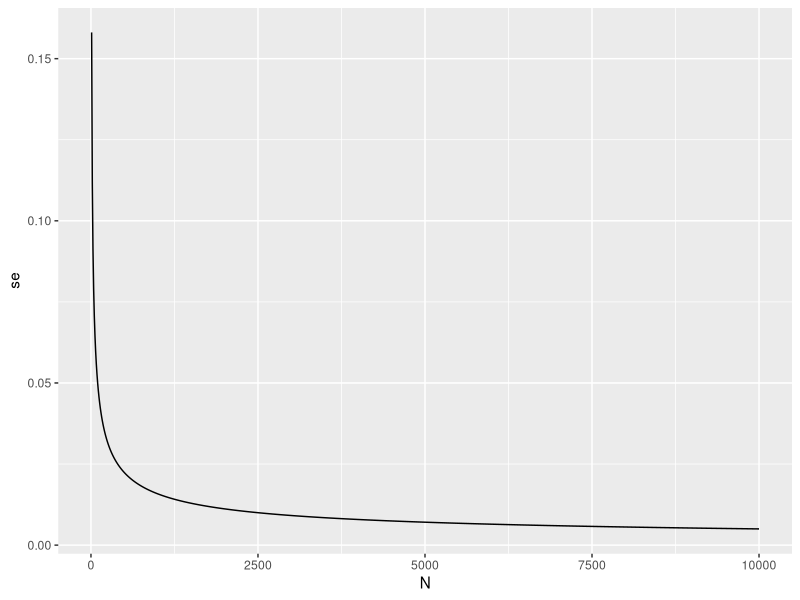
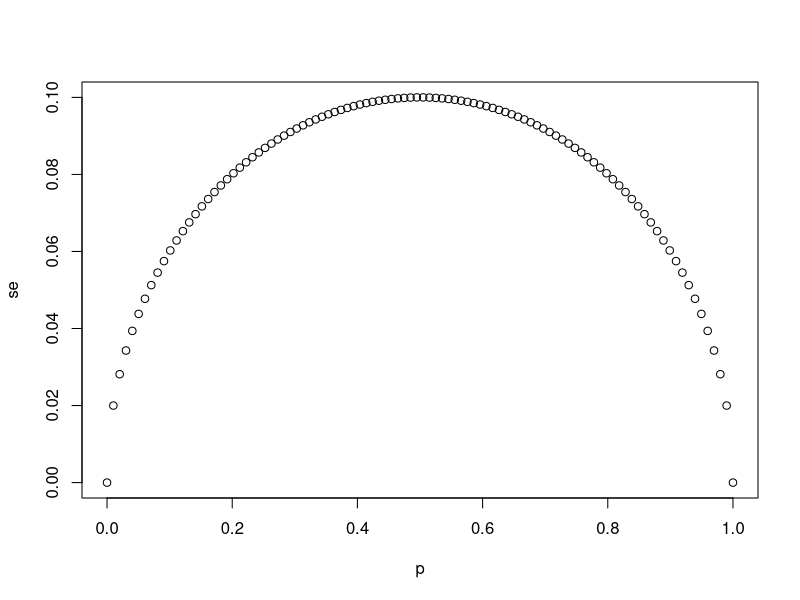
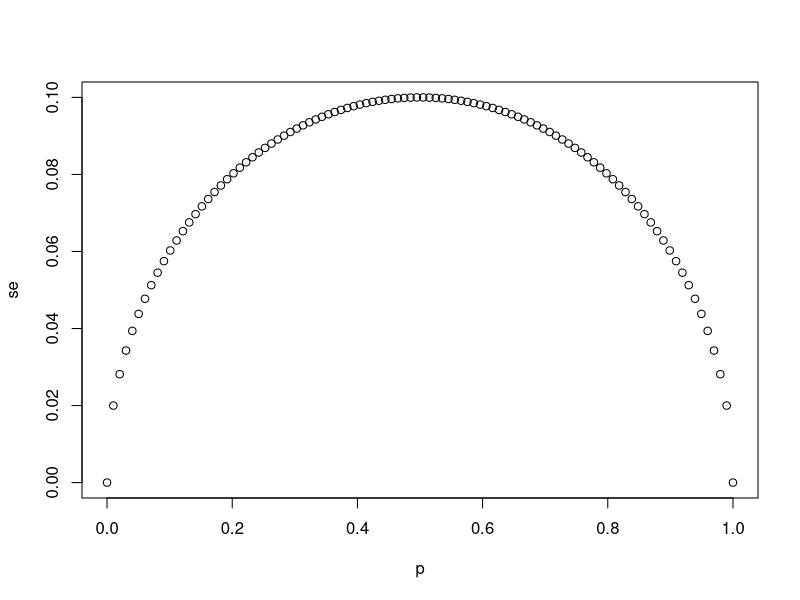
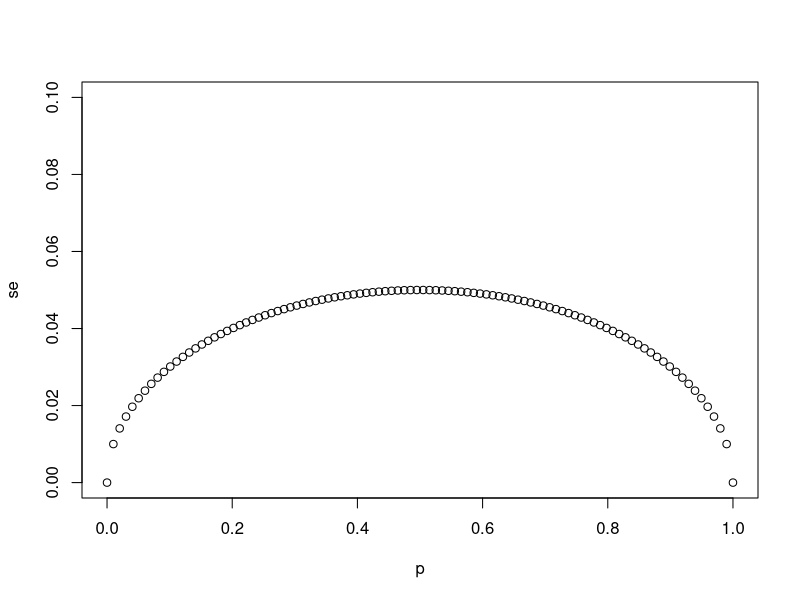
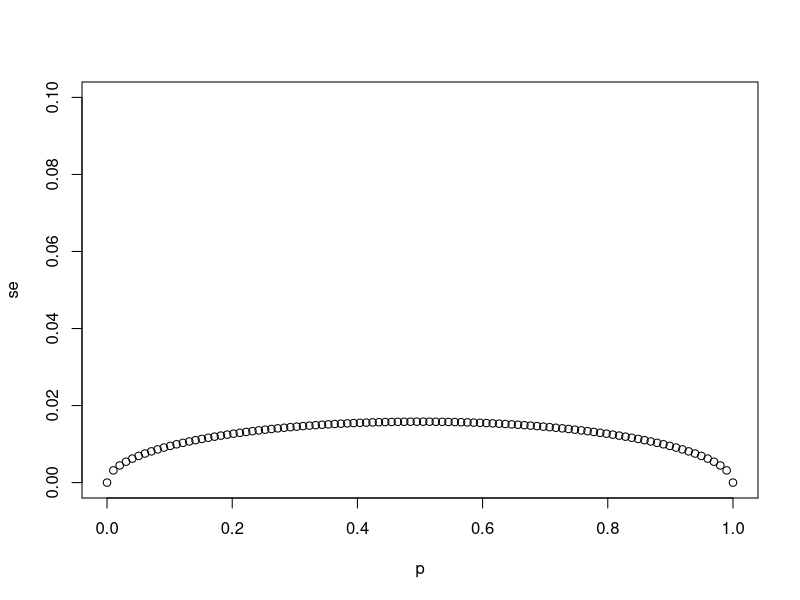
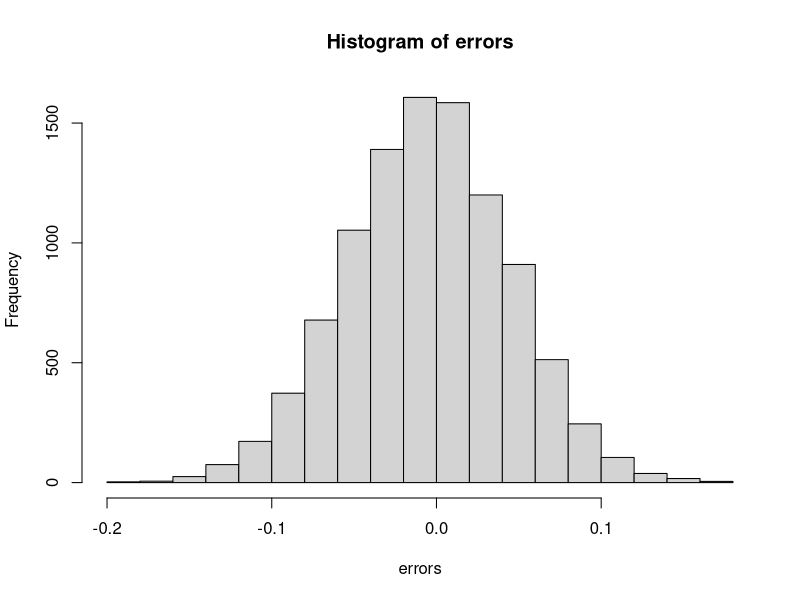
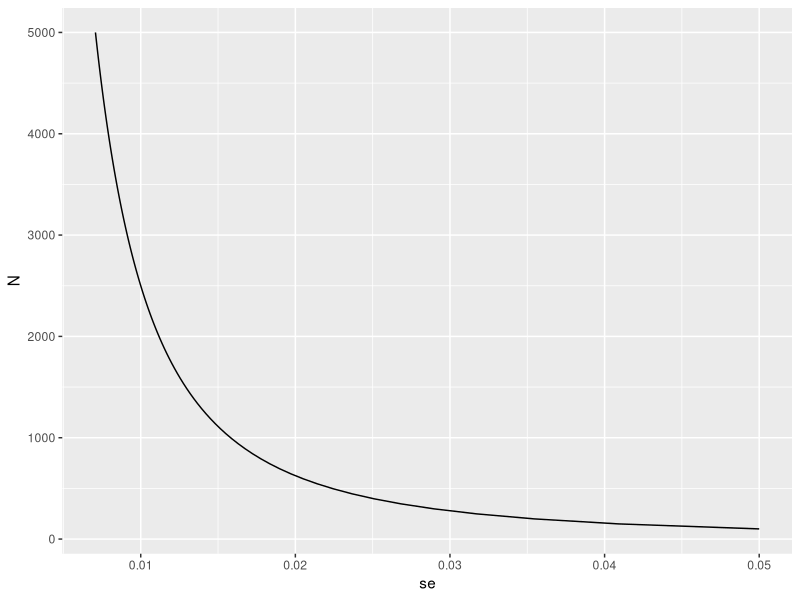
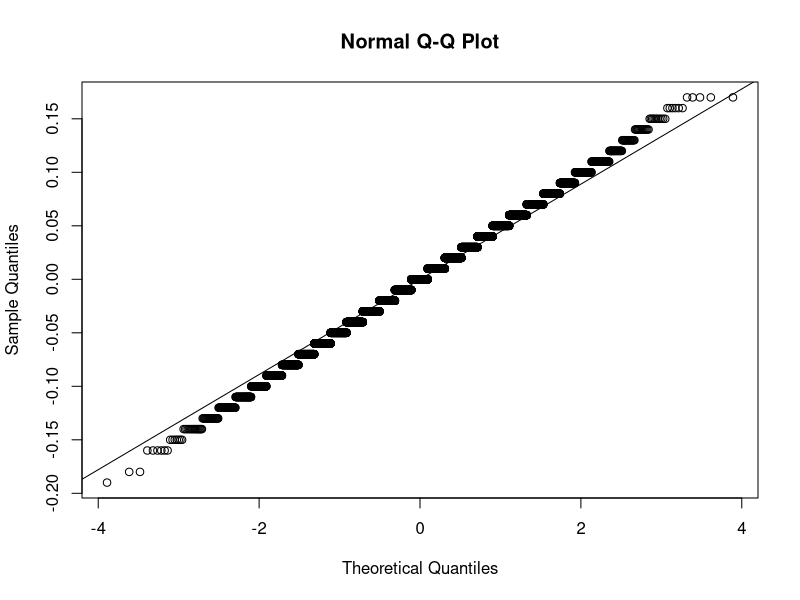

These figures' R source, in order:
## ---- chunk 1
set.seed(123)
N <- 25
draw_res <- sample(c(0,1), N, replace = T)
sum_draw_res <- sum(draw_res)
X_avg <- sum_draw_res / N
X_avg
## ---- chunk 2
library(ggplot2)

p <- 0.51
Ns <- seq(10,10000, 10)
se_values <- sapply(Ns, function(N){
  sqrt(p*(1-p)/N)
})

se_df <- data.frame(se = se_values, N = Ns)

ggplot(se_df, aes(x = N, y = se))+
  geom_line()
## ---- chunk 3
sqrt(p*(1-p))/sqrt(1000)
## ---- chunk 4
# `N` represents the number of people polled
N <- 25

# Create a variable `p` that contains 100 proportions ranging from 0 to 1 using the `seq` function
p <- seq(0,1, length = 100)

# Create a variable `se` that contains the standard error of each sample average
se <- sqrt(p * (1 - p)/N)

# Plot `p` on the x-axis and `se` on the y-axis
plot(p,se)
## ---- chunk 5
# The vector `p` contains 100 proportions of Democrats ranging from 0 to 1 using the `seq` function
p <- seq(0, 1, length = 100)

# The vector `sample_sizes` contains the three sample sizes
sample_sizes <- c(25, 100, 1000)

# Write a for-loop that calculates the standard error `se` for every value of `p` for each of the three samples sizes `N` in the vector `sample_sizes`. Plot the three graphs, using the `ylim` argument to standardize the y-axis across all three plots.
for(N in sample_sizes){
  se <- sqrt(p*(1-p)/N)
  plot(p, se, ylim = c(0,0.5/sqrt(25)))
}
## ---- chunk 6
# `N` represents the number of people polled
N <- 25

# `p` represents the proportion of Democratic voters
p <- 0.45

# Calculate the standard error of the spread. Print this value to the console.
#SE[^X - (1 - ^X)] = SE[2^X -1] = 2SE[^X] = 2sqrt(p(1-p)/N)

2*sqrt(p*(1-p)/N)
## ---- chunk 7
x_hat <- 0.48
se <- sqrt(x_hat*(1-x_hat)/25)
se
## ---- chunk 8
pnorm(0.01/se) - pnorm(-0.01/se)
## ---- chunk 9
1.96*se
## ---- chunk 10
pnorm(1.96) - pnorm(-1.96)
## ---- chunk 11
B <- 10000
N <- 1000
x_hat <- replicate(B, {
  x <- sample(c(0,1), size = N, replace = TRUE, prob = c(1-p, p))
  mean(x)
})
## ---- chunk 12
p <- 0.45
N <- 1000

x <- sample(c(0,1), size = N, replace = TRUE, prob = c(1-p, p))
x_hat <- mean(x)

## ---- chunk 13
B <- 10000
x_hat <- replicate(B, {
  x <- sample(c(0,1), size = N, replace = TRUE, prob = c(1-p, p))
  mean(x)
})

mean(x_hat)
sd(x_hat)
## ---- chunk 14
# Write a function called `take_sample` that takes `p` and `N` as arguements and returns the average value of a randomly sampled population.
take_sample <- function(p, N){
  draws <- sample(c(1,0), size = N, replace = T, prob = c(p,1-p))
  mean(draws)
}


# Use the `set.seed` function to make sure your answer matches the expected result after random sampling
set.seed(1)

# Define `p` as the proportion of Democrats in the population being polled
p <- 0.45

# Define `N` as the number of people polled
N <- 100

# Call the `take_sample` function to determine the sample average of `N` randomly selected people from a population containing a proportion of Democrats equal to `p`. Print this value to the console.
take_sample(p,N)
## ---- chunk 15
# Define `p` as the proportion of Democrats in the population being polled
p <- 0.45

# Define `N` as the number of people polled
N <- 100

# The variable `B` specifies the number of times we want the sample to be replicated
B <- 10000

# Use the `set.seed` function to make sure your answer matches the expected result after random sampling
set.seed(1)

# Create an objected called `errors` that replicates subtracting the result of the `take_sample` function from `p` for `B` replications
errors <- replicate(B, p - take_sample(p, N))

# Calculate the mean of the errors. Print this value to the console.
mean(errors)
## ---- chunk 16
mean(errors)
hist(errors)
## ---- chunk 17
# Define `p` as the proportion of Democrats in the population being polled
p <- 0.45

# Define `N` as the number of people polled
N <- 100

# The variable `B` specifies the number of times we want the sample to be replicated
B <- 10000

# Use the `set.seed` function to make sure your answer matches the expected result after random sampling
set.seed(1)

# We generated `errors` by subtracting the estimate from the actual proportion of Democratic voters
errors <- replicate(B, p - take_sample(p, N))

# Calculate the mean of the absolute value of each simulated error. Print this value to the console.
mean(abs(errors))
## ---- chunk 18
# Define `p` as the proportion of Democrats in the population being polled
p <- 0.45

# Define `N` as the number of people polled
N <- 100

# The variable `B` specifies the number of times we want the sample to be replicated
B <- 10000

# Use the `set.seed` function to make sure your answer matches the expected result after random sampling
set.seed(1)

# We generated `errors` by subtracting the estimate from the actual proportion of Democratic voters
errors <- replicate(B, p - take_sample(p, N))

# Calculate the standard deviation of `errors`
sqrt(mean(errors^2))
## ---- chunk 19
# Define `p` as the expected value equal to 0.45
p <- 0.45

# Define `N` as the sample size
N <- 100

# Calculate the standard error
se <- sqrt(p*(1-p)/N)
se
## ---- chunk 20
# Define `p` as a proportion of Democratic voters to simulate
p <- 0.45

# Define `N` as the sample size
N <- 100

# Use the `set.seed` function to make sure your answer matches the expected result after random sampling
set.seed(1)

# Define `X` as a random sample of `N` voters with a probability of picking a Democrat ('1') equal to `p`
X <- sample(c(1,0), replace = T, size = N, prob = c(p,1-p))

# Define `X_bar` as the average sampled proportion
X_bar <- mean(X)

# Calculate the standard error of the estimate. Print the result to the console.
se <- sqrt(X_bar*(1-X_bar)/N)
se
## ---- chunk 21
N <- seq(100, 5000, len = 100)
p <- 0.5
se <- sqrt(p*(1-p)/N)

ggplot(data.frame(se, N), aes(x = se, y = N))+geom_line()
## ---- chunk 22
qqnorm(errors)
qqline(errors)
## ---- chunk 23
p <- 0.45
N <- 100
1 - pnorm(0.5, p, sqrt(p*(1-p)/N))
## ---- chunk 24
N <-100
X_hat <- 0.51
se_hat <- sqrt(X_hat*(1-X_hat)/N)
1 - pnorm(.01, 0, se_hat) + pnorm(-0.01, 0, se_hat)
## ---- chunk 25
p <- 0.45
N <- 1000

set.seed(123)
x <- sample(c(0, 1), size = N, replace = TRUE, prob = c(1-p, p))
x_hat <- mean(x)
se_hat <- sqrt(x_hat * (1 - x_hat) / N)
c(x_hat - 1.96 * se_hat, x_hat + 1.96 * se_hat)

set.seed(189)
x <- sample(c(0, 1), size = N, replace = TRUE, prob = c(1-p, p))
x_hat <- mean(x)
se_hat <- sqrt(x_hat * (1 - x_hat) / N)
c(x_hat - 1.96 * se_hat, x_hat + 1.96 * se_hat)
## ---- chunk 26
pnorm(1.96) - pnorm(-1.96)
## ---- chunk 27
p <- 0.995
z <- qnorm(p)
pnorm(z) - pnorm(-z)
## ---- chunk 28
qnorm(0.975)


# expected p

p <- c(0.9, 0.95, 0.99)
a <- 1 - p
z <- qnorm(1-a/2)
pnorm(z) - pnorm(-z)
## ---- chunk 29
library(dplyr)
p <- 0.45
N <- 1000
B <- 10000
inside <- replicate(B, {
  x <- sample(c(0,1), size = N, replace = TRUE, prob = c(1-p, p))
  x_hat <- mean(x)
  se_hat <- sqrt(x_hat * (1 - x_hat) / N)
  between(p, x_hat - 1.96 * se_hat, x_hat + 1.96 * se_hat)
})
mean(inside)
## ---- chunk 30
library(tidyverse)
library(dslabs)
data(polls_us_election_2016)

# Generate an object `polls` that contains data filtered for polls that ended on or after October 31, 2016 in the United States
polls <- polls_us_election_2016 |> 
  filter(enddate >= "2016-10-31" & state == "U.S.")


# How many rows does `polls` contain? Print this value to the console.
nrow(polls)

# Assign the sample size of the first poll in `polls` to a variable called `N`. Print this value to the console.
N <- head(polls$samplesize,1)
N


# For the first poll in `polls`, assign the estimated percentage of Clinton voters to a variable called `X_hat`. Print this value to the console.
X_hat <- head(polls$rawpoll_clinton,1)/100
X_hat

# Calculate the standard error of `X_hat` and save it to a variable called `se_hat`. Print this value to the console.
se_hat <- sqrt(X_hat * (1 - X_hat) / N)
se_hat

# Use `qnorm` to calculate the 95% confidence interval for the proportion of Clinton voters. Save the lower and then the upper confidence interval to a variable called `ci`.
a <- 0.05
z <- qnorm(1-a/2)
ci <- c(X_hat - z * se_hat, X_hat + z * se_hat)
ci
## ---- chunk 31
# Create a new object called `pollster_results` that contains columns for pollster name, end date, X_hat, se_hat, lower confidence interval, and upper confidence interval for each poll.
polls <- mutate(polls, X_hat = polls$rawpoll_clinton/100, se_hat = sqrt(X_hat*(1-X_hat)/polls$samplesize), lower = X_hat - qnorm(0.975)*se_hat, upper = X_hat + qnorm(0.975)*se_hat)
pollster_results <- select(polls, pollster, enddate, X_hat, se_hat, lower, upper)
pollster_results
## ---- chunk 32
# Add a logical variable called `hit` that indicates whether the actual value exists within the confidence interval of each poll. Summarize the average `hit` result to determine the proportion of polls with confidence intervals include the actual value. Save the result as an object called `avg_hit`.
avg_hit <- pollster_results %>% mutate(hit=(lower<0.482 & upper>0.482))
avg_hit
## ---- chunk 33
avg_hit %>% summarise(mean(hit))
## ---- chunk 34
# contrast that p is understimate

ggplot(avg_hit)+
  geom_point(aes(y = pollster, x = X_hat, color = hit))+
  geom_vline(xintercept = 0.482)
## ---- chunk 35
# Add a statement to this line of code that will add a new column named `d_hat` to `polls`. The new column should contain the difference in the proportion of voters.
polls <- polls_us_election_2016 %>% filter(enddate >= "2016-10-31" & state == "U.S.") %>% 
  mutate(d_hat = rawpoll_clinton/100 - rawpoll_trump/100)

## ---- chunk 36
N <- polls$samplesize[1]
d_hat <- polls$d_hat[1]
X_hat <- (d_hat+1)/2
se_hat <- 2*sqrt(X_hat*(1-X_hat)/N)
d_hat + c(-1,1)*pnorm(0.975)*se_hat
## ---- chunk 37
polls %>% mutate(X_hat = (d_hat+1)/2, se_hat = 2*sqrt(X_hat*(1-X_hat)/samplesize),
                 lower = d_hat - pnorm(0.975)*se_hat, upper = d_hat + pnorm(0.975)*se_hat, 
                 hit = lower<=0.021 & upper>=0.021) %>%
  select(pollster, enddate, d_hat, lower, upper, hit) 
## ---- chunk 38
polls %>% mutate(X_hat = (d_hat+1)/2, se_hat = 2*sqrt(X_hat*(1-X_hat)/samplesize),
                 lower = d_hat - pnorm(0.975)*se_hat, upper = d_hat + pnorm(0.975)*se_hat, 
                 hit = lower<=0.021 & upper>=0.021) %>%
  select(pollster, enddate, d_hat, lower, upper, hit) %>% 
  summarize(mean(hit))
## ---- chunk 39
polls %>% mutate(error = d_hat - 0.021) %>%
  ggplot(aes(pollster, error)) +
  geom_point() +
  theme(axis.text.x = element_text(angle = 90, hjust = 1))
## ---- chunk 40
polls %>% mutate(error = d_hat - 0.021) %>%
  group_by(pollster) %>%
  filter(n() >= 5) %>%
  ggplot(aes(pollster, error)) +
  geom_point() +
  theme(axis.text.x = element_text(angle = 90, hjust = 1))
## ---- chunk 41
N <- 25
x_hat <- 0.48
(2 * x_hat - 1) + c(-1.96, 1.96) * 2 * sqrt(x_hat * (1 - x_hat) / N)
## ---- chunk 42
N <- 100
z <- sqrt(N)*0.02/0.5
1 - (pnorm(z) - pnorm(-z))
## ---- chunk 43
library(tidyverse)
library(dslabs)
data("research_funding_rates")
research_funding_rates |> select(discipline, applications_total, 
                                  success_rates_total) |> head()


totals <- research_funding_rates |> 
  select(-discipline) |> 
  summarize_all(sum) |>
  summarize(yes_men = awards_men, 
            no_men = applications_men - awards_men, 
            yes_women = awards_women, 
            no_women = applications_women - awards_women) 

totals |> summarize(percent_men = yes_men/(yes_men+no_men),
                     percent_women = yes_women/(yes_women+no_women))
## ---- chunk 44
tab <- matrix(c(3,1,1,3),2,2)
rownames(tab)<-c("Poured Before","Poured After")
colnames(tab)<-c("Guessed before","Guessed after")
tab

fisher.test(tab, alternative="greater")$p.value
## ---- chunk 45
totals |> summarize(percent_men = yes_men/(yes_men+no_men),
                     percent_women = yes_women/(yes_women+no_women))
## ---- chunk 46
rate <- totals |>
  summarize(percent_total = 
              (yes_men + yes_women)/
              (yes_men + no_men +yes_women + no_women)) |>
  pull(percent_total)
rate
## ---- chunk 47
two_by_two <- data.frame(awarded = c("no", "yes"), 
                     men = c(totals$no_men, totals$yes_men),
                     women = c(totals$no_women, totals$yes_women))
two_by_two
## ---- chunk 48
data.frame(awarded = c("no", "yes"), 
       men = (totals$no_men + totals$yes_men) * c(1 - rate, rate),
       women = (totals$no_women + totals$yes_women) * c(1 - rate, rate))
## ---- chunk 49
chisq_test <- two_by_two |> select(-awarded) |> chisq.test()
chisq_test$p.value
## ---- chunk 50
odds_men <- with(two_by_two, (men[2]/sum(men)) / (men[1]/sum(men)))
odds_men
## ---- chunk 51
odds_women <- with(two_by_two, (women[2]/sum(women)) / (women[1]/sum(women)))
odds_women
## ---- chunk 52
odds_men / odds_women
## ---- chunk 53
data.frame(awarded = c("yes", "no"), 
       men = c("a","c"),
       women = c("b","d"))
## ---- chunk 54
log_or <- log(odds_men / odds_women)
se <- two_by_two |> select(-awarded) |>
  summarize(se = sqrt(sum(1/men) + sum(1/women))) |>
  pull(se)
ci <- log_or + c(-1,1) * qnorm(0.975) * se
odds_ratio <- exp(ci)
odds_ratio
## ---- chunk 55
2*(1 - pnorm(log_or, 0, se))
## ---- chunk 56
two_by_two_x_10 <- two_by_two |> 
  select(-awarded) |>
  mutate(men = men*10, women = women*10) 
chisq.test(two_by_two_x_10)$p.value
## ---- chunk 57
N <- 500
win_rate <- 0.7
wins <- N * win_rate
losses <- 500 - wins

athlete_performance <- matrix(c(wins, losses, 8, 9),2,2)
rownames(athlete_performance) <- c("wins", "losses")
colnames(athlete_performance) <- c("career","olympics")
athlete_performance

chisq_test <- athlete_performance |> chisq.test()
chisq_test$p.value

# As p > 0.05 we do not reject H0 =>  a p-value of 0.08 suggests that there may not be strong evidence to conclude that the athlete's performance in career matches and in the Olympics are significantly related. we cannot confirm that the losing record in important events is simply due to chance.
## ---- chunk 58
fisher_test <- athlete_performance |> fisher.test()
fisher_test$p.value
## ---- chunk 59
athlete_performance <- as.data.frame(athlete_performance)
odds_career <- with(athlete_performance, (career[2]/sum(career)) / (career[1]/sum(career)))
odds_olympics <- with(athlete_performance, (olympics[2]/sum(olympics)) / (olympics[1]/sum(olympics)))
odds_ratio <- odds_career / odds_olympics

log_or <- log(odds_career / odds_olympics)
se <- athlete_performance |>
  summarize(se = sqrt(sum(1/career) + sum(1/olympics))) |>
  pull(se)
ci <- log_or + c(-1,1) * qnorm(0.975) * se
odds_ratio <- exp(ci)
odds_ratio
